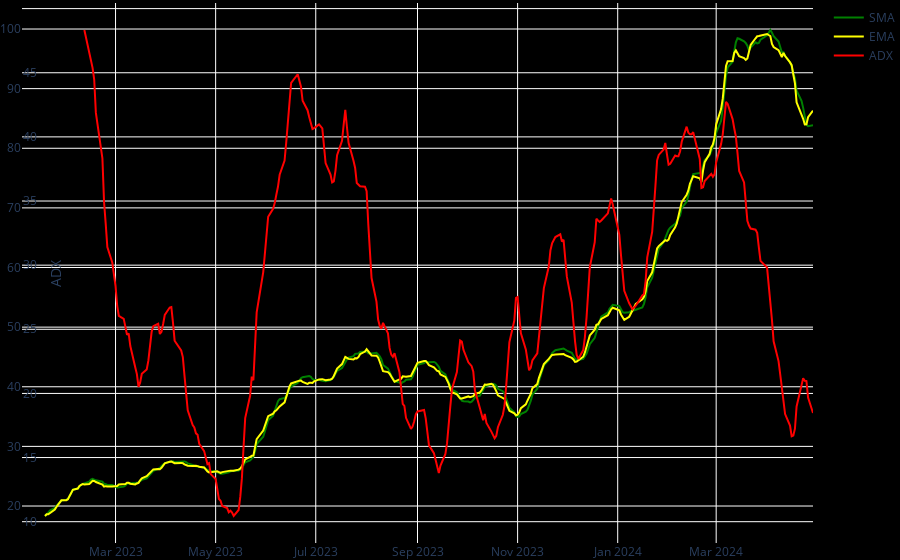

The notebook cell saved with this chart:
### Markdown cell above
# Trend indicators

### Code cell
import yfinance as yf # Version: 0.2.38
import pandas as pd   # Version: 2.2.2
import pandas_ta as ta   # Version: 2.2.2
import plotly.graph_objects as go # Version: 5.22.0
from plotly.subplots import make_subplots
import matplotlib.pyplot as pp # Version: 3.9.0

df = yf.download(tickers='USD',start='2023-01-01', end='2024-04-30', interval='1d')
#df.reset_index(inplace=True)
df = df[ df["Volume"]!=0 ] # clean empty volumes
#df = df[:]
df = df.copy()

df["SMA"] = ta.sma(df.Close, length=10) # identifies long term direction (trend, resistance or support leve) by flattening out fluctuations. 
df["EMA"] = ta.ema(df.Close, length=10) # identifis the latest trend, resistance or support leve by flattening out old spices sikes. 
df.ta.adx(high='High', low='Low', close='Close', length=14, append=True) # identifis strength, stability of trend, 0week20moderate40strong60verystrong. 20-25 buy/sell, 50-75 hold, 75-100 exit position. 

close = go.Scatter(x=df.index, y=df["Close"], name='Close',  mode='lines', line=dict(color='blue', width=2),)
candlestick = go.Candlestick( x=df.index, open=df['Open'], high=df['High'], low=df['Low'], close=df['Close'], name="Candlestick")
#signal = go.Scatter(x=df.index, y=df["ADX_14"], mode="markers", marker=dict(size=1, color="moccasin"), name="Signal")

sma = go.Scatter(x=df.index, y=df.SMA, name='SMA',  mode='lines', line=dict(color='green', width=2))
ema = go.Scatter(x=df.index, y=df.EMA, name='EMA',   mode='lines', line=dict(color='yellow', width=2))
adx = go.Scatter(x=df.index, y=df['ADX_14'], name='ADX', yaxis='y2', line=dict(color='red', width=2))


figure = go.Figure(data=[sma, ema, adx])
figure.update_layout(paper_bgcolor="black",  plot_bgcolor="black")  
figure.update_layout(margin_l=10, margin_b=0, margin_r=0, margin_t=0, grid_columns=1,grid_rows=1)
figure.update_layout(yaxis2=dict(domain=[0, 1], anchor='free', overlaying='y',  side='right', title='ADX') )
figure.show()

### Figure 1 — Plotly figure (JSON) as saved in the notebook; plotly's stock layout.template omitted (floating-point values rounded to 4 significant figures; data arrays with more than 128 entries replaced by an {"elided": "..."} marker saying what was removed)
{"data": [{"line": {"color": "green", "width": 2}, "mode": "lines", "name": "SMA", "type": "scatter", "x": {"elided": "332 str values"}, "y": {"elided": "332 float values"}}, {"line": {"color": "yellow", "width": 2}, "mode": "lines", "name": "EMA", "type": "scatter", "x": {"elided": "332 str values"}, "y": {"elided": "332 float values"}}, {"line": {"color": "red", "width": 2}, "name": "ADX", "type": "scatter", "x": {"elided": "332 str values"}, "y": {"elided": "332 float values"}, "yaxis": "y2"}], "layout": {"grid": {"columns": 1, "rows": 1}, "margin": {"b": 0, "l": 10, "r": 0, "t": 0}, "paper_bgcolor": "black", "plot_bgcolor": "black", "yaxis2": {"anchor": "free", "domain": [0, 1], "overlaying": "y", "side": "right", "title": {"text": "ADX"}}}}
